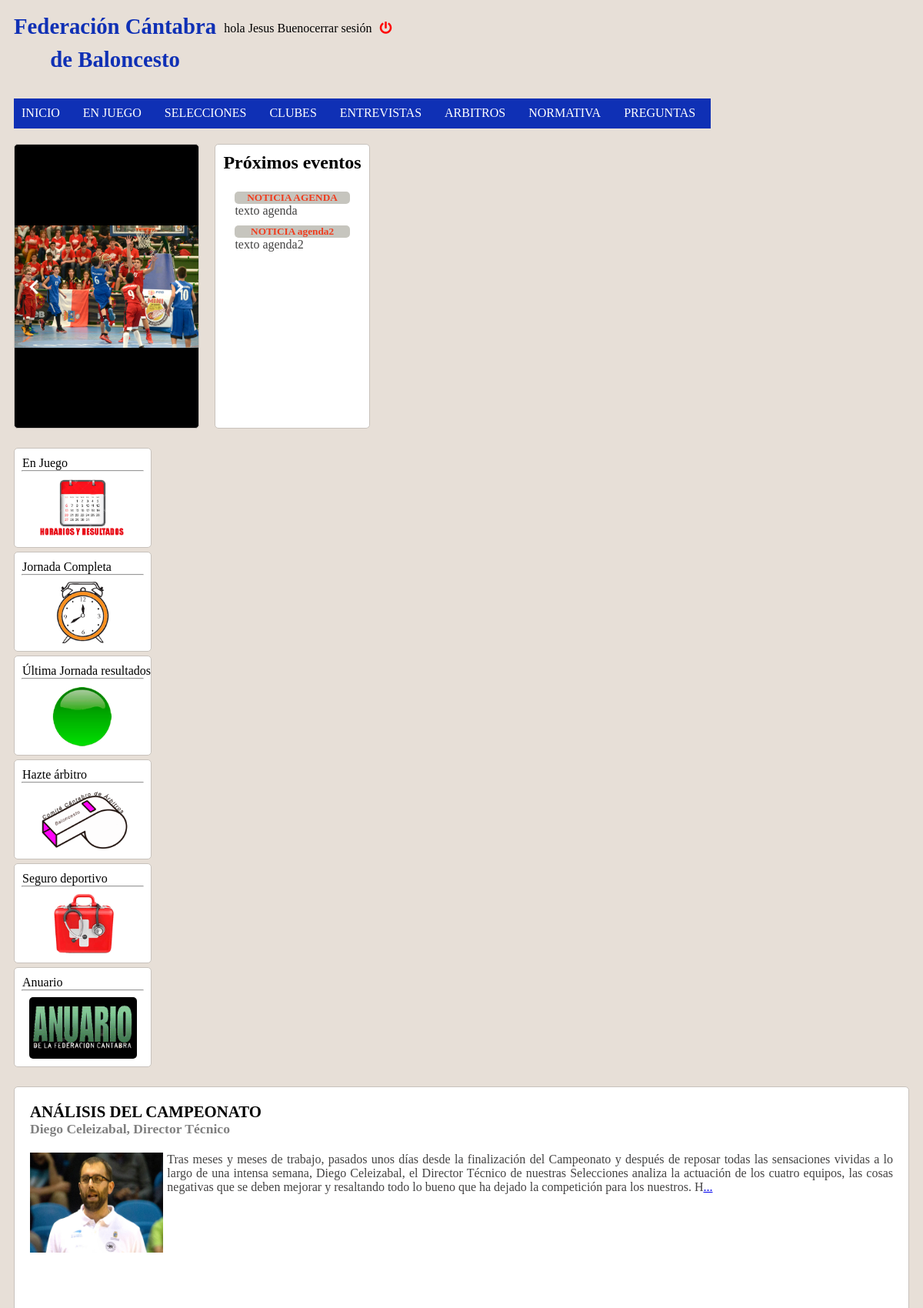
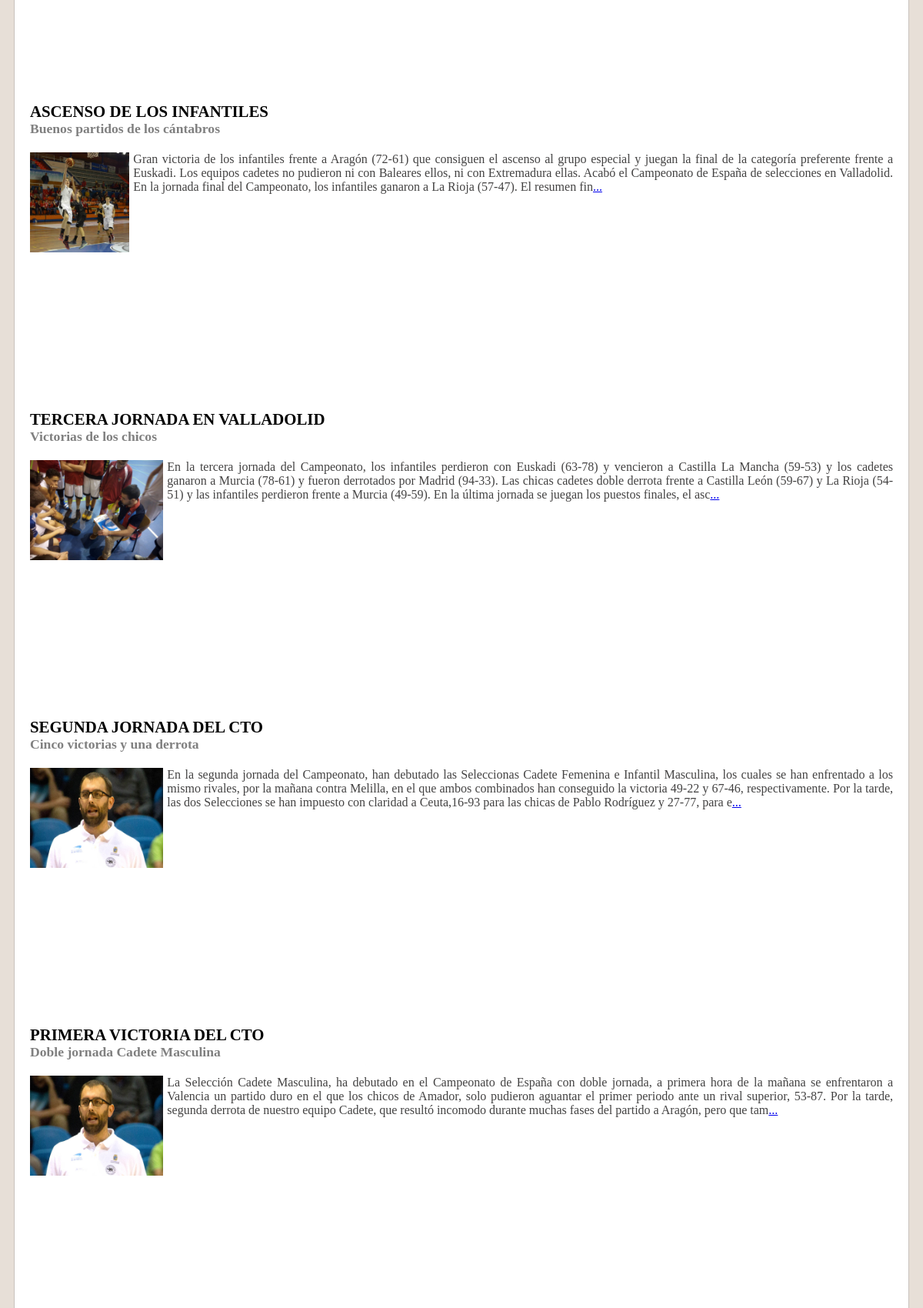
/ (signed in, upper part), run on the app's committed database (2 pictures, top to bottom).
### tables this page shows
CREATE TABLE IF NOT EXISTS noticias (
	id int(10) NOT NULL AUTO_INCREMENT PRIMARY KEY,
	id_usuario int(10) NOT NULL,
	id_categoria int(10) NOT NULL,
	id_subcategoria int(10) NOT NULL,
	titulo varchar(50) NOT NULL,
	subtitulo varchar(50),
	texto varchar(1500) NOT NULL,
	fecha date NOT NULL,
	imagen varchar(255)
);

### librerias/framework.php (called while the page is built, shortened)
<?php
include 'librerias/conexionpdo.php';
function loader($componente){
	include 'controllers/'.$componente.'_controller.php';
	$buffer = ob_get_clean();
	return $buffer;
}

### models/main_model.php (called while the page is built, shortened)
<?php
class modelMain{
    public static function obtenNoticias($categoria,$subcategoria){
        $db = new database();
        $sql = 'SELECT noticias.id ,noticias.titulo, noticias.subtitulo, noticias.texto, noticias.fecha, noticias.imagen FROM noticias,categorias,subcategorias WHERE categorias.nombre = :categoria_nombre AND subcategorias.nombre = :subcategoria_nombre AND noticias.id_categoria = categorias.id AND noticias.id_subcategoria = subcategorias.id LIMIT 6';
        $params = array(
            ':categoria_nombre'   => $categoria,
            ':subcategoria_nombre' => $subcategoria
        );
        $db->query($sql,$params);
        $noticias = $db->cargaMatriz();
        return $noticias;
    }
}
?>

### librerias/conexionpdo.php (called while the page is built, shortened)
<?php
class database {
    private $conexion;
    private $stmt;
    private $driver = 'mysql';
    private $dbhost = 'localhost';
    private $dbuser = 'jesus';
    private $dbpass = 'bueno';
    private $dbname = 'federacion';
    public function __construct() {
        try {
            $this->conexion = new PDO($this->driver.':host='.$this->dbhost.';dbname='.$this->dbname, $this->dbuser, $this->dbpass,array(PDO::MYSQL_ATTR_INIT_COMMAND => 'SET NAMES  \'UTF8\''));
        } catch (Exception $e) {
            echo "Se ha producido un error en la conexion con la BD.";
            echo "¡Error!: " . $e->getMessage() . "";
        }
    }
    public function query($sql,$params = null){
        $this->stmt = $this->conexion->prepare($sql);
        $this->stmt->execute($params);
    }
    public function comprobarQuery(){
        $this->error = $this->stmt->errorInfo();
        $this->affectedRows = $this->stmt->rowCount();
    }
    public function cargaMatriz(){
        $lista = array();
        while($fila = $this->stmt->fetch(PDO::FETCH_ASSOC)){
            $lista[] = $fila;
        }
        return $lista;
    }
}
?>

### views/main_view.php (the view, shortened to what this page needs)
<html>
	<head>
		<link rel="stylesheet" href="css/estilos.css">
		<link rel="stylesheet" href="css/iconos/css/fontawesome-all.min.css">
	</head>
	<body onload="play()">
		<?php include 'componentes/header.php'; ?>
		<?php  include 'componentes/nav.php'; ?>
		<?php  include 'componentes/slider.php'; ?>
		<?php  include 'componentes/agenda.php'; ?>
		<?php  include 'componentes/aside.php'; ?>
		<article class="col-8">
			<div id="noticias" class="col-16">
	        	<?php
	        	if(count($noticias)>0){
			        foreach($noticias as $noticia){
			        	$textoCortado = substr($noticia['texto'],0,400);
			            echo "<div class='noticia col-8'>";
			            echo "<h3><a href='index.php?option=main&verNoticia=".$noticia['id']."'>".$noticia['titulo']."</a></h3>";
			            echo "<h5>".$noticia['subtitulo']."</h5>";
			            echo "<p><a href='css/imagenes/noticias/".$noticia['imagen']."'> <img class='imagenNoticia' src='css/imagenes/noticias/".$noticia['imagen']."' /></a> ".$textoCortado."<a  href='index.php?option=main&verNoticia=".$noticia['id']."'>...</a></p>";
			            echo "</div>";
			        }
				}else{
			    	echo "No hay noticias";
			    }
		         ?>
	    	</div>
   		</article>
	</body>
</html>

### componentes/agenda.php
<section class="col-4">
<?php
$agendas = modelMain::obtenNoticias('agenda','noticias_agenda');
?>
			<div id="agenda" class="col-16">
				<h3 class="agendatitulo">Próximos eventos</h3>
				<?php
					foreach($agendas as $agenda){
						echo "<div class='agenda'>";
						echo "<div class='resalte'>";
						echo "<h5>".$agenda['titulo']."</h5>";
						echo "</div>";
						echo "<p>".$agenda['texto']."</p>";
						echo "</div>";
					}
				?>
			</div>
		</section>

### css/estilos.css (style rules this page uses)
body { background-color:rgb(231, 223, 215); }
#agenda { height: 370px; background-color:white; border:1px solid #C8C2BC; overflow:scroll; }
.agendatitulo { text-decoration:none; color:black; font-size:1.5em; margin-top:0px; text-align: center; }
.agenda { margin-bottom:10px; }
.agenda h5 { color:#242323; text-align:center; color:#f03c1e; margin:0px; }
.agenda p { margin:0px; margin-left:15px; color:#434242; }
.resalte { padding:0px; margin-left:15px; margin-right:15px; background-color:#c6c5be; }
#noticias { background-color:white; border:1px solid #C8C2BC; }
.noticia { text-align:center; margin:0 auto; margin-bottom:0px; height:400px; }
.noticia h3 { margin:0px; font-size: 1.3em; text-align:left; color:#242323; }
.noticia h3 a, .noticiaInd h3 a { text-decoration: none;color:black; }
.noticia h5 { margin:0px; font-size: 1.1em; color:gray; text-align:left; margin-bottom:20px; }
.imagenNoticia { height:130px; border-radius:0px; float:left; margin-right:5px; }
.noticia p, .noticiaInd p { color:#434242; text-align:justify; font-size:1em; margin-bottom:0px; }
* { box-sizing: border-box; border-radius:5px 5px; font-family:candara; }
[class*="col-"] { float: left; padding: 10px; }

### data on the page
noticias: titulo "NOTICIA AGENDA", texto "texto agenda"
noticias: titulo "NOTICIA agenda2", texto "texto agenda2"
noticias: titulo "ANÁLISIS DEL CAMPEONATO", subtitulo "Diego Celeizabal, Director Técnico", imagen (picture), texto "Tras meses y meses de trabajo, pasados unos días desde la finalización del Campeonato y después de reposar todas las sensaciones vividas a lo largo de una intensa semana, Diego Celeizabal, el Director Técnico de nuestras Selecciones analiza la actuación de los cuatro equipos, las cosas negativas que se deben mejorar y resaltando todo lo bueno que ha dejado la competición para los nuestros. H"
noticias: titulo "ASCENSO DE LOS INFANTILES", subtitulo "Buenos partidos de los cántabros", imagen (picture), texto "Gran victoria de los infantiles frente a Aragón (72-61) que consiguen el ascenso al grupo especial y juegan la final de la categoría preferente frente a Euskadi. Los equipos cadetes no pudieron ni con Baleares ellos, ni con Extremadura ellas. Acabó el Campeonato de España de selecciones en Valladolid. En la jornada final del Campeonato, los infantiles ganaron a La Rioja (57-47). El resumen fin"
noticias: titulo "TERCERA JORNADA EN VALLADOLID", subtitulo "Victorias de los chicos", imagen (picture), texto "En la tercera jornada del Campeonato, los infantiles perdieron con Euskadi (63-78) y vencieron a Castilla La Mancha (59-53) y los cadetes ganaron a Murcia (78-61) y fueron derrotados por Madrid (94-33). Las chicas cadetes doble derrota frente a Castilla León (59-67) y La Rioja (54-51) y las infantiles perdieron frente a Murcia (49-59). En la última jornada se juegan los puestos finales, el asc"
noticias: titulo "SEGUNDA JORNADA DEL CTO", subtitulo "Cinco victorias y una derrota", imagen (picture), texto "En la segunda jornada del Campeonato, han debutado las Seleccionas Cadete Femenina e Infantil Masculina, los cuales se han enfrentado a los mismo rivales, por la mañana contra Melilla, en el que ambos combinados han conseguido la victoria 49-22 y 67-46, respectivamente. Por la tarde, las dos Selecciones se han impuesto con claridad a Ceuta,16-93 para las chicas de Pablo Rodríguez y 27-77, para e"
noticias: titulo "PRIMERA VICTORIA DEL CTO", subtitulo "Doble jornada Cadete Masculina", imagen (picture), texto "La Selección Cadete Masculina, ha debutado en el Campeonato de España con doble jornada, a primera hora de la mañana se enfrentaron a Valencia un partido duro en el que los chicos de Amador, solo pudieron aguantar el primer periodo ante un rival superior, 53-87. Por la tarde, segunda derrota de nuestro equipo Cadete, que resultó incomodo durante muchas fases del partido a Aragón, pero que tam"

### other printed values
$_SESSION['nombre'] "Jesus"
$_SESSION['apellido'] "Bueno"
